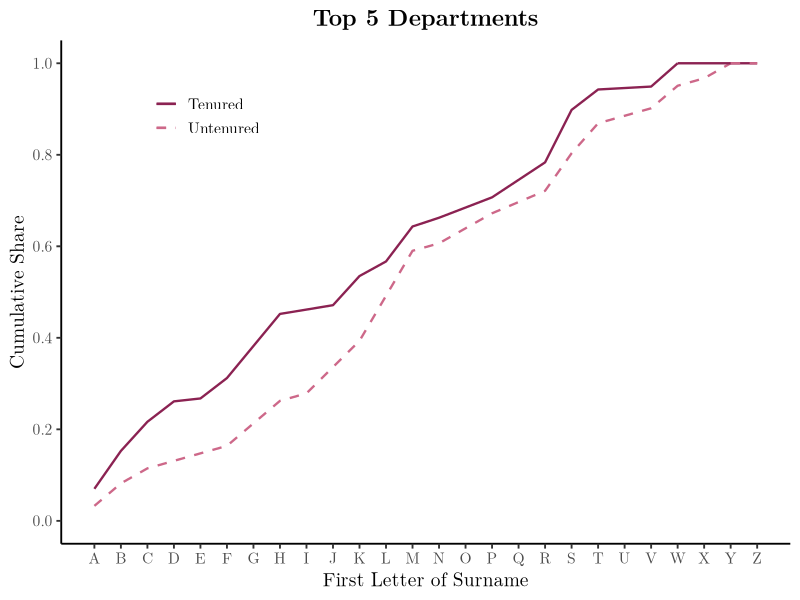

This chart was generated by the following R code: (Note: this script raises an error after producing the figure.)
## ALL FILE PATHS IN SCRIPT ARE RELATIVE TO THIS SCRIPT'S FOLDER LOCATION (code/)

rm(list = ls())

library(data.table, warn.conflicts = FALSE)
library(ggplot2)

# Overleaf LMRoman font
latex_font <- "LM Roman 10"

# Overleaf path for syncing (need to add paths to Overleaf after creating writeup doc)
# overleaffig <- "/Users/sgdodd/Penn Dropbox/Stephanie Dodd/Apps/Overleaf/.../figures"
# overleaftbl <- "/Users/sgdodd/Penn Dropbox/Stephanie Dodd/Apps/Overleaf/.../tables"

#####################################################
# Pull in faculty data
#####################################################

# Data output from dta_to_csv.R (names already cleaned data_to_csv.R)
faculty <- fread("../data/raw/Surnames_faculty_data.csv")

# Sort alphabetically by last name
setorder(faculty, lname)

# Alphabetical order of surname initial: A = 1 ... Z = 26
faculty[, initial := toupper(substr(lname, 1, 1))]
faculty[, alph_order := match(initial, LETTERS)]


#####################################################
# Figure 1: CDF tenure by initial, for economists
#####################################################

# Restrict to econ data
econdata <- faculty[psych == 0]

# Rm people with missing tenure status. 
econdata <- econdata[!is.na(tenure)]

# Create untenured var for cdf 
econdata[, untenured := NA_integer_]
econdata[tenure == 0, untenured := 1]
econdata[tenure == 1, untenured := 0]

# CDFs of tenure and untenured, for economists, by department rank group
for (top in c(5, 10, 20, 35)) {

	if (top == 35) {
		ptitle <- "All Departments"
		fname  <- "alldept"
	} else {
		ptitle <- paste0("Top ", top, " Departments")
		fname  <- paste0("top", top)
	}

	# Restrict to departments ranked 1 to top
	econ_top <- econdata[rank >= 1 & rank <= top]

	tenureCDF_econ <- ggplot() +
		stat_ecdf(data = econ_top[tenure == 1],
			aes(x = alph_order, color = "Tenured", linetype = "Tenured"),
			geom = "line", pad = FALSE, linewidth = 0.8) +
		stat_ecdf(data = econ_top[untenured == 1],
			aes(x = alph_order, color = "Untenured", linetype = "Untenured"),
			geom = "line", pad = FALSE, linewidth = 0.8) +
		# CDF hits 1 at the last observed initial; extend each line flat at 1 out to Z
		geom_segment(aes(x = max(econ_top[tenure == 1]$alph_order), xend = 26, y = 1, yend = 1,
			color = "Tenured", linetype = "Tenured"), linewidth = 0.8) +
		geom_segment(aes(x = max(econ_top[untenured == 1]$alph_order), xend = 26, y = 1, yend = 1,
			color = "Untenured", linetype = "Untenured"), linewidth = 0.8) +
		scale_color_manual(values = c("Tenured" = "violetred4", "Untenured" = "palevioletred3")) +
		scale_linetype_manual(values = c("Tenured" = "solid", "Untenured" = "dashed")) +
		scale_x_continuous(breaks = 1:26, labels = LETTERS) +
		scale_y_continuous(limits = c(0, 1), breaks = seq(0, 1, 0.2)) +
		labs(title = ptitle, x = "First Letter of Surname", y = "Cumulative Share",
			color = NULL, linetype = NULL) +
		theme_classic(base_size = 14, base_family = latex_font) +
		theme(legend.position = c(0.2, 0.85),
			plot.title = element_text(face = "bold", hjust = 0.5))

	ggsave(paste0("../output/tenureCDF_econ_", fname, ".pdf"), tenureCDF_econ,
		width = 5, height = 4, device = quartz, type = "pdf")
}


##############################################################
# Table 1: LPM of tenure on surname initial, for economists
##############################################################
# Description of regression specification in README. 
econ_reg <- econdata

# American = 1 if nationality is USA; lots of blanks, counted as not American
econ_reg[, american := 0]
econ_reg[nationality == "USA", american := 1]

# Origin controls: the RAs' two name-origin classifications didn't fully agree, so the paper includes both sets (jewish, indian, otherasian and the "2" versions)
# For each department cutoff: one regression without controls, one with

# Ok, looped regs, w and w/o controls, for different rank groups, to recreate table 1
table1 <- data.table()
for (top in c(5, 10, 20, 35)) {

	# Restrict to departments ranked 1 to top for each group
	econ_top <- econ_reg[rank >= 1 & rank <= top]

	# Run and store regs
	reg_nocontrols <- lm(tenure ~ alph_order, data = econ_top)
	reg_controls   <- lm(tenure ~ alph_order + american +
		jewish + indian + otherasian + jewish2 + indian2 + otherasian2,
		data = econ_top)

	# Store relevant coeffs, and export regression table outputs as data to input in latex table
	for (controls in c(0, 1)) {
		if (controls == 0) reg <- reg_nocontrols
		if (controls == 1) reg <- reg_controls

		coefs <- summary(reg)$coefficients
		table1 <- rbind(table1, data.table(
			top        = top,
			controls   = controls,
			coef       = coefs["alph_order", "Estimate"],
			tstat      = coefs["alph_order", "t value"],
			pval       = coefs["alph_order", "Pr(>|t|)"],
			amer_coef  = ifelse(controls == 1, coefs["american", "Estimate"], NA),
			amer_tstat = ifelse(controls == 1, coefs["american", "t value"], NA),
			amer_pval  = ifelse(controls == 1, coefs["american", "Pr(>|t|)"], NA),
			rsq        = summary(reg)$r.squared,
			n          = nobs(reg),
			n_tenured  = sum(econ_top$tenure)))
	}
}

table1
fwrite(table1, "../output/table1_tenure_econ.csv")


## Format Table 1 like the paper

# Significance stars: ** 5 percent, * 10 percent (paper has no 1 percent stars)
table1[, stars := ""]
table1[pval < 0.10, stars := "*"]
table1[pval < 0.05, stars := "**"]

table1[, amer_stars := ""]
table1[amer_pval < 0.10, amer_stars := "*"]
table1[amer_pval < 0.05, amer_stars := "**"]

# Cell text: 4 decimals for coefficients, t-stats in parentheses, LaTeX minus signs
table1[, coef_txt := gsub("-", "$-$", paste0(sprintf("%.4f", coef), stars))]
table1[, tstat_txt := gsub("-", "$-$", sprintf("(%.2f)", tstat))]

# American: emdash in the no-controls columns
table1[, amer_txt := "---"]
table1[controls == 1, amer_txt := gsub("-", "$-$", paste0(sprintf("%.4f", amer_coef), amer_stars))]
table1[, amer_tstat_txt := ""]
table1[controls == 1, amer_tstat_txt := gsub("-", "$-$", sprintf("(%.2f)", amer_tstat))]

table1[, origin_txt := "no"]
table1[controls == 1, origin_txt := "yes"]

# N and number tenured span both columns of a sample, so take them from the no-controls rows
table1_n <- table1[controls == 0]
table1_n[, n_txt := paste0("\\multicolumn{2}{c}{", format(n, big.mark = ",", trim = TRUE), "}")]
table1_n[, tenured_txt := paste0("\\multicolumn{2}{c}{", n_tenured,
	" (", sprintf("%.1f", 100 * n_tenured / n), "\\%)}")]

# Aaaaaaand output tex file with formatted table
table1_tex <- c(
	"\\begin{table}[htbp]",
	"\\raggedright",
	"\\textit{Table 1} \\\\",
	"\\textbf{Linear Probability Regressions} \\\\",
	"\\textit{(dependent variable: 1 if tenured in Economics)} \\\\[1ex]",
	"\\begin{tabular}{l cc cc cc cc}",
	"\\hline\\hline",
	"\\textit{Sample} & \\multicolumn{2}{c}{\\textit{Top 5 econ}} & \\multicolumn{2}{c}{\\textit{Top 10 econ}} & \\multicolumn{2}{c}{\\textit{Top 20 econ}} & \\multicolumn{2}{c}{\\textit{Top 35 econ}} \\\\",
	"\\hline",
	paste0("Last name initial & ", paste(table1$coef_txt, collapse = " & "), " \\\\"),
	paste0(" & ", paste(table1$tstat_txt, collapse = " & "), " \\\\"),
	paste0("American nationality & ", paste(table1$amer_txt, collapse = " & "), " \\\\"),
	paste0(" & ", paste(table1$amer_tstat_txt, collapse = " & "), " \\\\"),
	paste0("Six origin controls & ", paste(table1$origin_txt, collapse = " & "), " \\\\"),
	paste0("R$^2$ & ", paste(sprintf("%.4f", table1$rsq), collapse = " & "), " \\\\"),
	paste0("Number of obs. & ", paste(table1_n$n_txt, collapse = " & "), " \\\\"),
	paste0("Number of tenured (\\%) & ", paste(table1_n$tenured_txt, collapse = " & "), " \\\\"),
	"\\hline",
	"\\end{tabular} \\\\[1ex]",
	"\\parbox{\\linewidth}{\\footnotesize \\textit{Notes:} **, *Statistically significant at the 5 percent and 10 percent level, respectively. t-stats below coefficients.}",
	"\\end{table}")

writeLines(table1_tex, "../output/table1_tenure_econ.tex")
# writeLines(table1_tex, file.path(overleaftbl, "table1_tenure_econ.tex"))


#####################################################
# Figure 4: CDF tenure by initial, for psychologists
#####################################################

# Restrict to psych data
psychdata <- faculty[psych == 1]

# Rm people with missing tenure status. 
psychdata <- psychdata[!is.na(tenure)]

# Create untenured var for cdf 
psychdata[, untenured := NA_integer_]
psychdata[tenure == 0, untenured := 1]
psychdata[tenure == 1, untenured := 0]

# CDFs of tenure and untenured, for psychologists, by department rank group
for (top in c(5, 10, 20, 35)) {

	if (top == 35) {
		ptitle <- "All Departments"
		fname  <- "alldept"
	} else {
		ptitle <- paste0("Top ", top, " Departments")
		fname  <- paste0("top", top)
	}

	# Restrict to departments ranked 1 to top
	psych_top <- psychdata[rank >= 1 & rank <= top]

	tenureCDF_psych <- ggplot() +
		stat_ecdf(data = psych_top[tenure == 1],
			aes(x = alph_order, color = "Tenured", linetype = "Tenured"),
			geom = "line", pad = FALSE, linewidth = 0.8) +
		stat_ecdf(data = psych_top[untenured == 1],
			aes(x = alph_order, color = "Untenured", linetype = "Untenured"),
			geom = "line", pad = FALSE, linewidth = 0.8) +
		# CDF hits 1 at the last observed initial; extend each line flat at 1 out to Z
		geom_segment(aes(x = max(psych_top[tenure == 1]$alph_order), xend = 26, y = 1, yend = 1,
			color = "Tenured", linetype = "Tenured"), linewidth = 0.8) +
		geom_segment(aes(x = max(psych_top[untenured == 1]$alph_order), xend = 26, y = 1, yend = 1,
			color = "Untenured", linetype = "Untenured"), linewidth = 0.8) +
		scale_color_manual(values = c("Tenured" = "violetred4", "Untenured" = "palevioletred3")) +
		scale_linetype_manual(values = c("Tenured" = "solid", "Untenured" = "dashed")) +
		scale_x_continuous(breaks = 1:26, labels = LETTERS) +
		scale_y_continuous(limits = c(0, 1), breaks = seq(0, 1, 0.2)) +
		labs(title = ptitle, x = "First Letter of Surname", y = "Cumulative Share",
			color = NULL, linetype = NULL) +
		theme_classic(base_size = 14, base_family = latex_font) +
		theme(legend.position = c(0.2, 0.85),
			plot.title = element_text(face = "bold", hjust = 0.5))

	ggsave(paste0("../output/tenureCDF_psych_", fname, ".pdf"), tenureCDF_psych,
		width = 5, height = 4, device = quartz, type = "pdf")
}


#####################################################
# Table 4: LPM of tenure on surname initial, for psychologists
#####################################################

# Description of regression specification in README.

# No American control: nationality is blank for all psychologists

# Origin controls: the RAs' two name-origin classifications didn't fully agree, so the paper includes both sets (jewish, indian, otherasian and the "2" versions)
# For each department cutoff: one regression without controls, one with

# Ok, looped regs, w and w/o controls, for different rank groups, to recreate table 4
table4 <- data.table()
for (top in c(5, 10, 20, 35)) {

	# Restrict to departments ranked 1 to top for each group
	psych_top <- psychdata[rank >= 1 & rank <= top]

	# Run and store regs
	reg_nocontrols <- lm(tenure ~ alph_order, data = psych_top)
	reg_controls   <- lm(tenure ~ alph_order +
		jewish + indian + otherasian + jewish2 + indian2 + otherasian2,
		data = psych_top)

	# Store relevant coeffs, and export regression table outputs as data to input in latex table
	for (controls in c(0, 1)) {
		if (controls == 0) reg <- reg_nocontrols
		if (controls == 1) reg <- reg_controls

		coefs <- summary(reg)$coefficients
		table4 <- rbind(table4, data.table(
			top      = top,
			controls = controls,
			coef     = coefs["alph_order", "Estimate"],
			se       = coefs["alph_order", "Std. Error"],
			pval     = coefs["alph_order", "Pr(>|t|)"],
			n        = nobs(reg),
			rsq      = summary(reg)$r.squared))
	}
}

# Significance stars
table4[, stars := ""]
table4[pval < 0.10, stars := "*"]
table4[pval < 0.05, stars := "**"]
table4[pval < 0.01, stars := "***"]

table4
fwrite(table4, "../output/table4_tenure_psych.csv")

# Aaaaaaand output tex file with formatted table
table4_tex <- c(
	"\\begin{tabular}{l cccccccc}",
	"\\hline",
	" & \\multicolumn{2}{c}{Top 5} & \\multicolumn{2}{c}{Top 10} & \\multicolumn{2}{c}{Top 20} & \\multicolumn{2}{c}{Top 35} \\\\",
	" & (1) & (2) & (3) & (4) & (5) & (6) & (7) & (8) \\\\",
	"\\hline",
	paste0("Surname initial & ", paste0(sprintf("%.4f", table4$coef), table4$stars, collapse = " & "), " \\\\"),
	paste0(" & ", paste0(sprintf("(%.4f)", table4$se), collapse = " & "), " \\\\"),
	paste0("Controls & ", paste0(ifelse(table4$controls == 1, "Yes", "No"), collapse = " & "), " \\\\"),
	paste0("Observations & ", paste0(table4$n, collapse = " & "), " \\\\"),
	paste0("R$^2$ & ", paste0(sprintf("%.3f", table4$rsq), collapse = " & "), " \\\\"),
	"\\hline",
	"\\end{tabular}")

writeLines(table4_tex, "../output/table4_tenure_psych.tex")
# writeLines(table4_tex, file.path(overleaftbl, "table4_tenure_psych.tex"))
